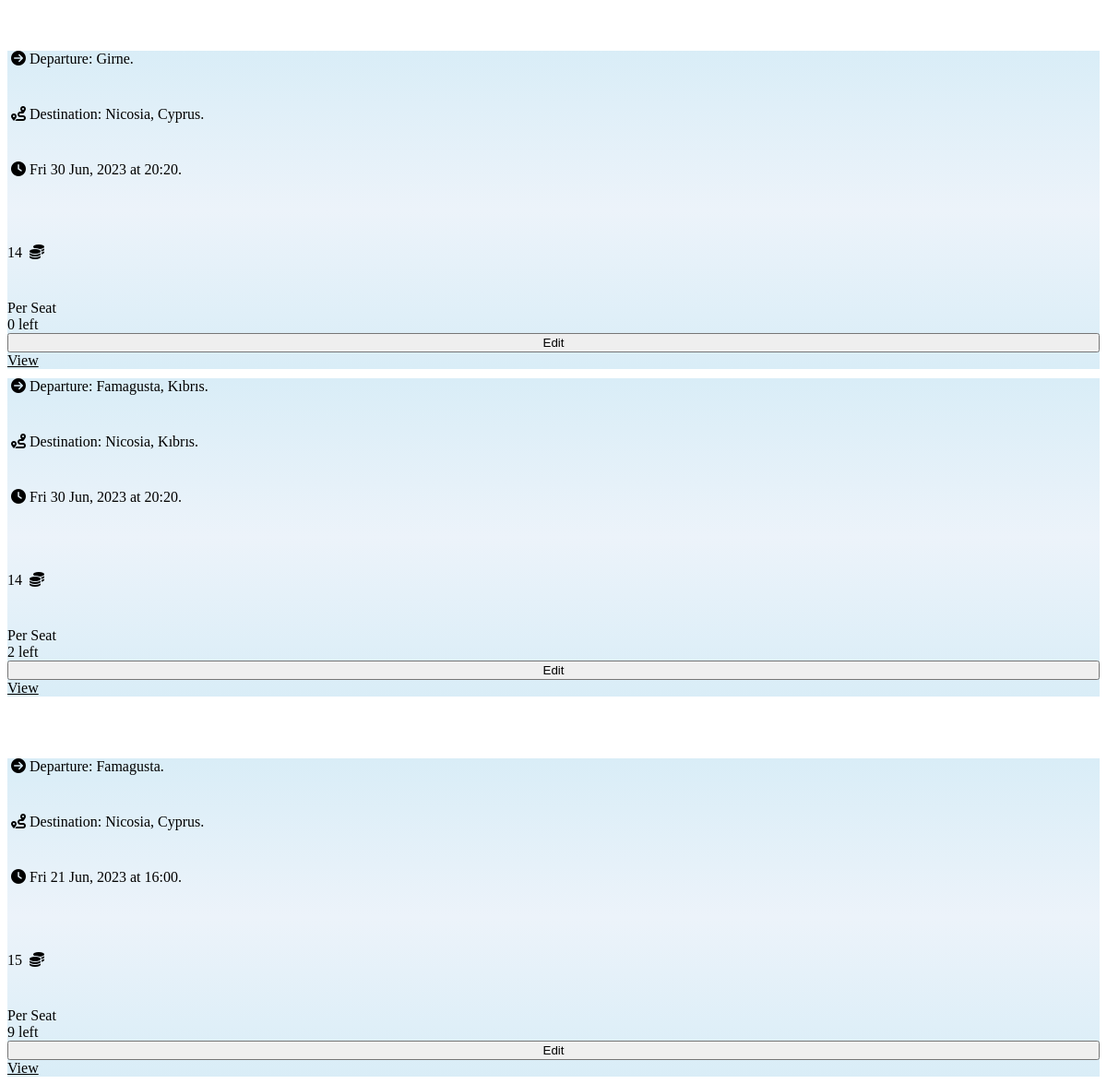
/gettrips.php (signed in), run on the app's committed database.
### tables this page shows
CREATE TABLE `carsharetrips` (
  `trip_id` int(4) NOT NULL,
  `user_id` int(4) DEFAULT NULL,
  `departure` char(30) DEFAULT NULL,
  `departureLongitude` float NOT NULL,
  `departureLatitude` float NOT NULL,
  `destination` char(30) DEFAULT NULL,
  `destinationLongitude` float NOT NULL,
  `destinationLatitude` float NOT NULL,
  `price` char(10) DEFAULT NULL,
  `seatsavailable` int(4) DEFAULT NULL,
  `date` char(20) DEFAULT NULL,
  `time` char(10) DEFAULT NULL
);

### gettrips.php (the view, shortened to what this page needs)
<?php
include('connection.php');
$sql = "SELECT * FROM carsharetrips WHERE user_id = '" . $_SESSION['user_id'] . "'";
if ($result = mysqli_query($link, $sql)) {
    if (mysqli_num_rows($result) > 0) {
        $activeTrips = array();
        $passedTrips = array();
        $currentDateTime = date('Y-m-d H:i:s');
        $currentDateTimeTimestamp = strtotime($currentDateTime);
        while ($row = mysqli_fetch_array($result)) {
            $tripDate = date('Y-m-d', strtotime($row['date']));
            $tripTime = date('H:i:s', strtotime($row['time']));
            $tripDateTime = $tripDate . ' ' . $tripTime;
            $tripDateTimeTimestamp = strtotime($tripDateTime);
            if ($tripDateTimeTimestamp >= $currentDateTimeTimestamp) {
                $activeTrips[] = $row;
            } else {
                $passedTrips[] = $row;
            }
        }
        usort($activeTrips, function($a, $b) {
            return strtotime($a['date'] . ' ' . $a['time']) - strtotime($b['date'] . ' ' . $b['time']);
        });
        usort($passedTrips, function($a, $b) {
            return strtotime($b['date'] . ' ' . $b['time']) - strtotime($a['date'] . ' ' . $a['time']);
        });
        if (!empty($activeTrips)) {
            renderTrips($activeTrips, 'Active Trips');
        }
        if (!empty($passedTrips)) {
            renderTrips($passedTrips, 'Passed Trips');
        }
    } else {
        echo '<div class="notrips alert alert-warning">You have not created any trips yet</div>';
    }
}
function renderTrips($trips, $title) {
    echo '<h2 style="color:#ffffff;">' . $title . '</h2>';
    foreach ($trips as $trip) {
        $departure = $trip['departure'];
        $destination = $trip['destination'];
        $date = $trip['date'];
        $time = $trip['time'];
        $price = $trip['price'];
        $seatsavailable = $trip['seatsavailable'];
        $trip_id = $trip['trip_id'];
        echo '
        <div class="row trip" style="background: linear-gradient(to top, rgb(217,237,247),#ecf3fa,rgb(217,237,247));">
            <div class="col-sm-8 journey">
                <div style="margin-top: 10px;"><i class="fa-solid fa-circle-arrow-right"></i> <span class="departure">Departure:</span> ' . $departure . '.</div>
                <div><i class="fa-solid fa-route"></i> <span class="destination">Destination:</span> ' . $destination . '.</div>
                <div class="time"><i class="fa-solid fa-clock"></i> ' . $date . ' at ' . $time . '.</div>
            </div>
            <div class="col-sm-2 price" style="margin-top: 30px;">
                <div class="price"> ' . $price . ' <i class="fa-solid fa-coins"></i></div>
                <div class="perseat">Per Seat</div>
                <div class="seatsavailable">' . $seatsavailable . ' left</div>
            </div>
            <div class="col-sm-2">';
        if ($title !== 'Joined Trips') {
            echo '
                <button class="btn green edit btn-lg" data-target="#edittripModal" data-toggle="modal" data-trip_id="' . $trip_id . '" style="width: 100%;">Edit</button>';
        }
        echo '
                <a href="viewtrip.php?trip_id=' . $trip_id . '" class="btn green btn-lg active" style="color: black; margin-top: 10px; width: 100%;" aria-pressed="true" >View</a>
            </div>
        </div>';
    }
}
?>

### gettrips.php (style rules this page uses)
.fa-solid { margin-bottom: 30px; margin-left: 4px; color: rgb(0, 0, 0); height: 30px; }

### data on the page
carsharetrips: departure "Girne", destination "Nicosia, Cyprus", date "Fri 30 Jun, 2023", time "20:20", price "14", seatsavailable "0"
carsharetrips: departure "Famagusta, Kıbrıs", destination "Nicosia, Kıbrıs", date "Fri 30 Jun, 2023", time "20:20", price "14", seatsavailable "2"
carsharetrips: departure "Famagusta", destination "Nicosia, Cyprus", date "Fri 21 Jun, 2023", time "16:00", price "15", seatsavailable "9"
